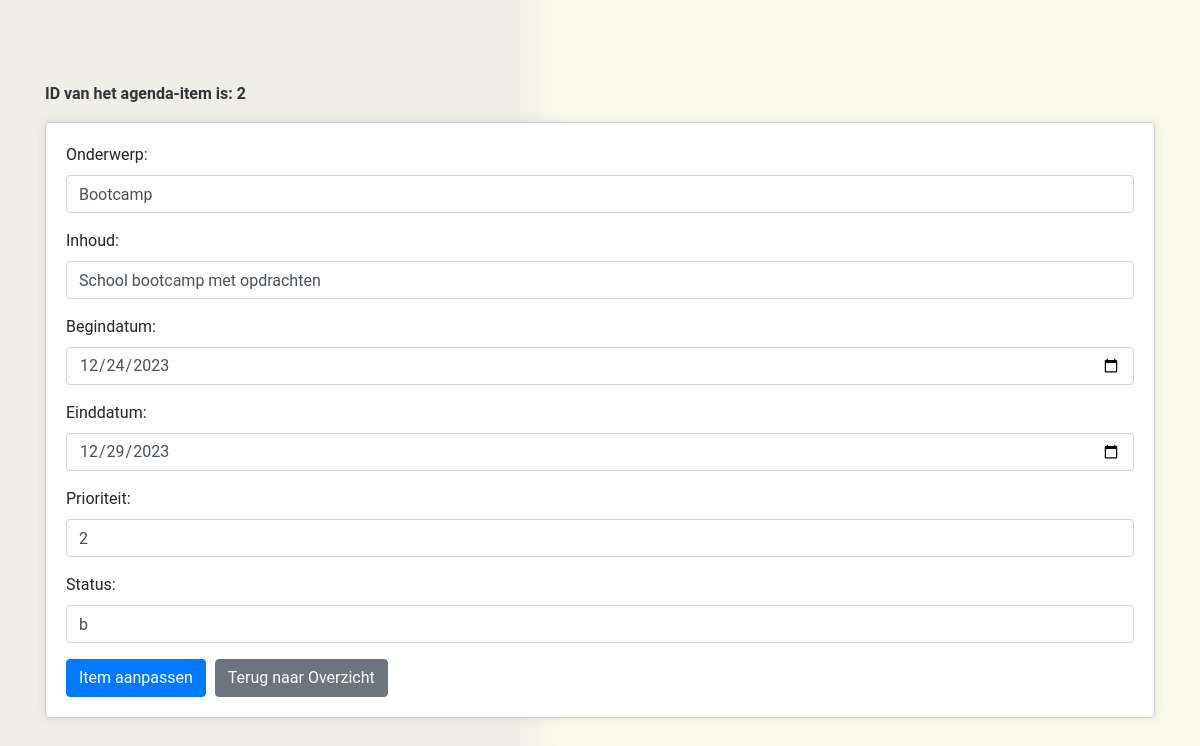
The app's page /PHP/pasaan.php?id=2 (signed in) with its own data.
### tables this page shows
CREATE TABLE `crud_agenda` (
  `ID` int(11) NOT NULL COMMENT 'De key, auto nummering',
  `Onderwerp` varchar(30) NOT NULL COMMENT 'Titel',
  `Inhoud` text NOT NULL COMMENT 'Wat moet er allemaal gebeuren?',
  `Begindatum` date NOT NULL COMMENT 'Standaard de dag van vandaag',
  `Einddatum` date NOT NULL COMMENT 'Alleen datum, geen tijd',
  `Prioriteit` tinyint(4) NOT NULL COMMENT 'van 1 tot 5',
  `Status` enum('n','b','a') NOT NULL COMMENT '''niet begonnen'', ''bezig'', ''afgerond'''
);

### PHP/pasaan.php (the view, shortened to what this page needs)
<!DOCTYPE html>
<html>
<head>
    <link href="https://stackpath.bootstrapcdn.com/bootstrap/4.3.1/css/bootstrap.min.css" rel="stylesheet">
    <link rel="stylesheet" href="../CSS/pasaan.css">
</head>
<body class="d-flex justify-content-center align-items-center vh-100">
    <div class="container">
<?php
require 'config.php';
$id = $_GET['id'];
echo "<p><strong style='color: #333;'>ID van het agenda-item is: " . $id . "</strong></p>";
$query = "SELECT * FROM crud_agenda WHERE ID = $id";
$result = mysqli_query($mysqli, $query);
$item = mysqli_fetch_assoc($result);
?>
<form action="aanpasVerwerk.php" method="post">
    <div class="form-group">
        <label for="onderwerp">Onderwerp:</label>
        <input type="text" class="form-control" name="onderwerp" value="<?php echo $item['Onderwerp']; ?>">
    </div>
    <div class="form-group">
        <label for="inhoud">Inhoud:</label>
        <input type="text" class="form-control" name="inhoud" value="<?php echo $item['Inhoud']; ?>">
    </div>
    <div class="form-group">
        <label for="begindatum">Begindatum:</label>
        <input type="date" class="form-control" name="begindatum" value="<?php echo $item['Begindatum']; ?>">
    </div>
    <div class="form-group">
        <label for="einddatum">Einddatum:</label>
        <input type="date" class="form-control" name="einddatum" value="<?php echo $item['Einddatum']; ?>">
    </div>
    <div class="form-group">
        <label for="prioriteit">Prioriteit:</label>
        <input type="number" class="form-control" name="prioriteit" value="<?php echo $item['Prioriteit']; ?>">
    </div>
    <div class="form-group">
        <label for="status">Status:</label>
        <input type="text" class="form-control" name="status" value="<?php echo $item['Status']; ?>">
    </div>
    <input type="submit" class="btn btn-primary" value="Item aanpassen">
    <a href='toonagenda.php' class='btn btn-secondary'>Terug naar Overzicht</a>
</form>
</div>
</body>
</html>

### CSS/pasaan.css (style rules this page uses)
body { font-family: 'Roboto', sans-serif; margin: 0; padding: 20px; background: rgb(217,217,198); background: linear-gradient(90deg, rgba(217,217,198,0.4149860627844888) 43%, rgba(240,240,208,0.4149860627844888) 47%); }
form { border: 1px solid #ccc; padding: 20px; background-color: #fff; border-radius: 5px; box-shadow: 0 0 10px rgba(0, 0, 0, 0.1); }
.btn-secondary { margin-left: 5px; }

### records on screen
crud_agenda: onderwerp "Bootcamp", inhoud "School bootcamp met opdrachten", begindatum "12/24/2023", einddatum "12/29/2023", prioriteit "2", status "b"

### other values on screen
$id "2"
